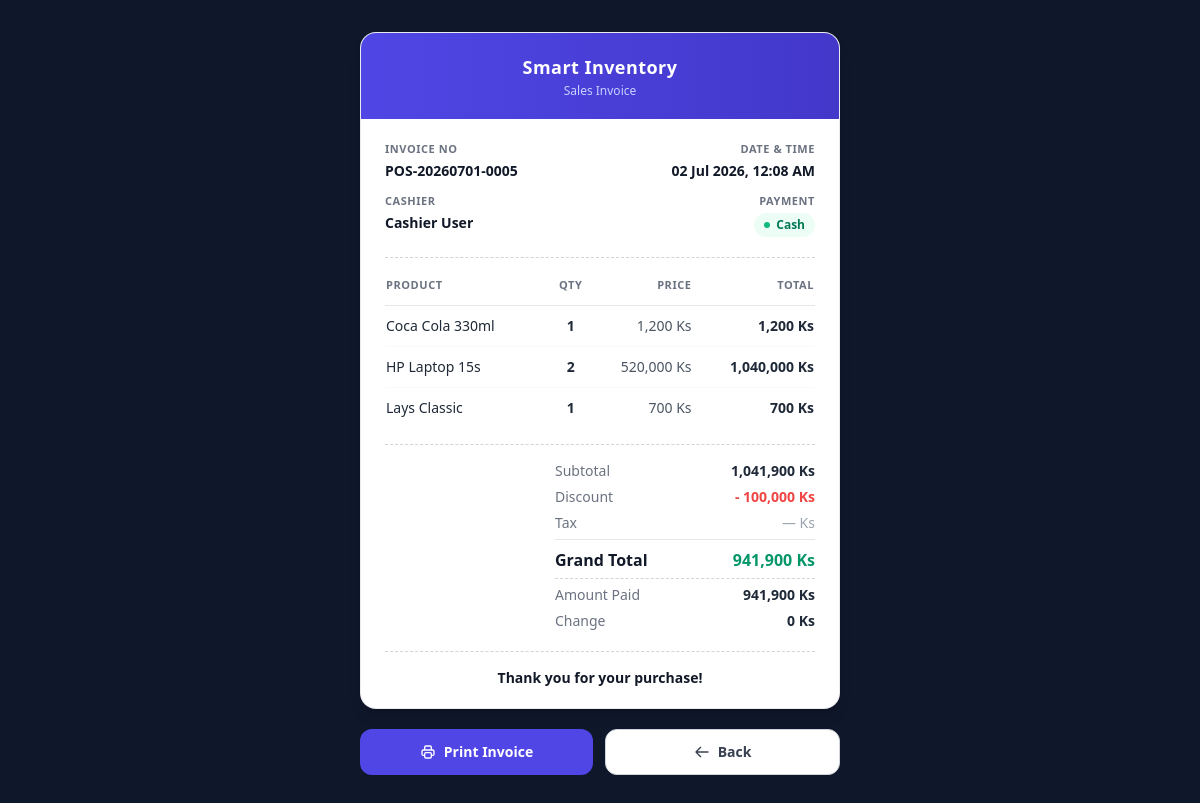
The page /sale/invoice.php?id=5 (signed in) on the database its author committed.
### tables this page shows
CREATE TABLE IF NOT EXISTS sales (
    id INT AUTO_INCREMENT PRIMARY KEY,
    invoice_no VARCHAR(50) NOT NULL,
    user_id INT DEFAULT NULL,
    customer_name VARCHAR(100) DEFAULT 'Walk-in Customer',
    grand_total DECIMAL(10,2) DEFAULT 0.00,
    payment_method ENUM('Cash', 'Card', 'Transfer') DEFAULT 'Cash',
    paid_amount DECIMAL(10,2) DEFAULT 0.00,
    discount DECIMAL(10,2) DEFAULT 0.00,
    sale_date DATETIME DEFAULT CURRENT_TIMESTAMP,
    created_at TIMESTAMP DEFAULT CURRENT_TIMESTAMP,
    FOREIGN KEY (user_id) REFERENCES users(id) ON DELETE SET NULL
);

CREATE TABLE IF NOT EXISTS users (
    id INT AUTO_INCREMENT PRIMARY KEY,
    name VARCHAR(100) NOT NULL,
    username VARCHAR(50) NOT NULL UNIQUE,
    email VARCHAR(100) UNIQUE,
    password VARCHAR(255) NOT NULL,
    role ENUM('admin', 'staff', 'cashier') DEFAULT 'staff',
    status ENUM('Active', 'Inactive') DEFAULT 'Active',
    created_at TIMESTAMP DEFAULT CURRENT_TIMESTAMP
);

CREATE TABLE IF NOT EXISTS sale_details (
    id INT AUTO_INCREMENT PRIMARY KEY,
    sale_id INT NOT NULL,
    product_id INT NOT NULL,
    quantity INT DEFAULT 0,
    purchase_price DECIMAL(10,2) DEFAULT 0.00,
    selling_price DECIMAL(10,2) DEFAULT 0.00,
    subtotal DECIMAL(10,2) DEFAULT 0.00,
    FOREIGN KEY (sale_id) REFERENCES sales(id) ON DELETE CASCADE,
    FOREIGN KEY (product_id) REFERENCES products(id) ON DELETE CASCADE
);

CREATE TABLE IF NOT EXISTS products (
    id INT AUTO_INCREMENT PRIMARY KEY,
    category_id INT NOT NULL,
    supplier_id INT DEFAULT NULL,
    product_name VARCHAR(150) NOT NULL,
    sku VARCHAR(100) UNIQUE,
    barcode VARCHAR(100) DEFAULT NULL,
    brand VARCHAR(100) DEFAULT NULL,
    purchase_price DECIMAL(10,2) DEFAULT 0.00,
    selling_price DECIMAL(10,2) DEFAULT 0.00,
    quantity INT DEFAULT 0,
    minimum_stock INT DEFAULT 5,
    unit VARCHAR(50) DEFAULT 'pcs',
    image VARCHAR(255) DEFAULT NULL,
    description TEXT DEFAULT NULL,
    status ENUM('Active', 'Inactive') DEFAULT 'Active',
    created_at TIMESTAMP DEFAULT CURRENT_TIMESTAMP,
    FOREIGN KEY (category_id) REFERENCES categories(id) ON DELETE CASCADE,
    FOREIGN KEY (supplier_id) REFERENCES suppliers(id) ON DELETE SET NULL
);

### sale/invoice.php (the view, shortened to what this page needs)
<?php
include "../config/database.php";
$sale_id = (int)($_GET['id'] ?? 0);
$sale = mysqli_fetch_assoc(mysqli_query($conn, "
    SELECT s.*, u.name AS cashier
    FROM sales s
    LEFT JOIN users u ON s.user_id = u.id
    WHERE s.id='$sale_id'
"));
$items = mysqli_query($conn, "
    SELECT sd.*, p.product_name
    FROM sale_details sd
    LEFT JOIN products p ON sd.product_id = p.id
    WHERE sd.sale_id='$sale_id'
");
$subtotal = 0;
$item_rows = [];
while ($row = mysqli_fetch_assoc($items)) {
    $subtotal += $row['subtotal'];
    $item_rows[] = $row;
}
$payments = mysqli_query($conn, "
    SELECT * FROM payments
    WHERE sale_id='$sale_id'
    ORDER BY FIELD(payment_method, 'Cash', 'Card', 'Transfer')
");
$payment_details = [];
$total_paid = 0;
if (mysqli_num_rows($payments) > 0) {
    while ($p = mysqli_fetch_assoc($payments)) {
        $payment_details[] = $p;
        $total_paid += $p['amount'];
    }
} else {
    $total_paid = floatval($sale['paid_amount'] ?? $sale['grand_total']);
}
$discount = (float)($sale['discount'] ?? 0);
$grand_total = (float)$sale['grand_total'];
$change = max(0, $total_paid - $grand_total);
?>
<!DOCTYPE html>
<html lang="en">
<head>
    <script src="https://cdn.tailwindcss.com"></script>
</head>
<body class="bg-gray-100 dark:bg-slate-900 min-h-screen flex items-start justify-center p-4 sm:p-6 md:p-8">
    <div class="w-full max-w-[480px] flex flex-col items-center">
        <div id="invoice-area" class="bg-white w-full rounded-2xl shadow-lg border border-gray-200/80 overflow-hidden">
            <div class="bg-gradient-to-r from-indigo-600 to-indigo-700 px-6 py-5 text-center">
                <h1 class="text-lg font-bold text-white tracking-wide">Smart Inventory</h1>
                <p class="text-indigo-200 text-xs mt-0.5">Sales Invoice</p>
            </div>
            <div class="px-6 py-5">
                <div class="grid grid-cols-2 gap-y-2.5 gap-x-4 text-sm mb-5">
                    <div>
                        <p class="text-[11px] font-semibold text-gray-500 uppercase tracking-wider">Invoice No</p>
                        <p class="font-bold text-gray-900 mt-0.5"><?= htmlspecialchars($sale['invoice_no']) ?></p>
                    </div>
                    <div class="text-right">
                        <p class="text-[11px] font-semibold text-gray-500 uppercase tracking-wider">Date & Time</p>
                        <p class="font-semibold text-gray-900 mt-0.5 text-sm"><?= date('d M Y, h:i A', strtotime($sale['sale_date'])) ?></p>
                    </div>
                    <div>
                        <p class="text-[11px] font-semibold text-gray-500 uppercase tracking-wider">Cashier</p>
                        <p class="font-semibold text-gray-900 mt-0.5"><?= htmlspecialchars($sale['cashier'] ?? 'Admin') ?></p>
                    </div>
                    <div class="text-right">
                        <p class="text-[11px] font-semibold text-gray-500 uppercase tracking-wider">Payment</p>
                        <span class="inline-flex items-center gap-1.5 mt-0.5 px-2.5 py-1 bg-emerald-50 text-emerald-700 rounded-full text-xs font-semibold">
                            <span class="w-1.5 h-1.5 rounded-full bg-emerald-500"></span>
                            <?= htmlspecialchars($sale['payment_method'] ?? 'Cash') ?>
                        </span>
                    </div>
                </div>
                <div class="border-t border-dashed border-gray-300 mb-4"></div>
                <table class="w-full text-sm">
                    <thead>
                        <tr class="text-[11px] font-semibold text-gray-500 uppercase tracking-wider border-b border-gray-200">
                            <th class="text-left pb-2.5">Product</th>
                            <th class="text-center pb-2.5">Qty</th>
                            <th class="text-right pb-2.5">Price</th>
                            <th class="text-right pb-2.5">Total</th>
                        </tr>
                    </thead>
                    <tbody>
                        <?php $row_idx = 0; foreach ($item_rows as $item): $row_idx++; ?>
                        <tr class="<?= $row_idx < count($item_rows) ? 'border-b border-gray-50' : '' ?>">
                            <td class="py-2.5 pr-2 font-medium text-gray-800"><?= htmlspecialchars($item['product_name']) ?></td>
                            <td class="py-2.5 text-center font-semibold text-gray-800"><?= (int)$item['quantity'] ?></td>
                            <td class="py-2.5 text-right text-gray-600"><?= number_format((float)$item['selling_price']) ?> Ks</td>
                            <td class="py-2.5 text-right font-semibold text-gray-800"><?= number_format((float)$item['subtotal']) ?> Ks</td>
                        </tr>
                        <?php endforeach; ?>
                    </tbody>
                </table>
                <div class="border-t border-dashed border-gray-300 my-4"></div>
                <div class="space-y-1.5 max-w-[260px] ml-auto">
                    <div class="flex justify-between text-sm">
                        <span class="text-gray-500">Subtotal</span>
                        <span class="font-semibold text-gray-800"><?= number_format($subtotal) ?> Ks</span>
                    </div>
                    <?php if ($discount > 0): ?>
                    <div class="flex justify-between text-sm">
                        <span class="text-gray-500">Discount</span>
                        <span class="font-semibold text-red-500">- <?= number_format($discount) ?> Ks</span>
                    </div>
                    <?php endif; ?>
                    <div class="flex justify-between text-sm">
                        <span class="text-gray-500">Tax</span>
                        <span class="text-gray-400">— Ks</span>
                    </div>
                    <div class="flex justify-between text-base font-bold pt-2 border-t border-gray-200">
                        <span class="text-gray-900">Grand Total</span>
                        <span class="text-emerald-600"><?= number_format($grand_total) ?> Ks</span>
                    </div>
                    <div class="border-t border-dashed border-gray-300 my-2"></div>
                    <div class="flex justify-between text-sm">
                        <span class="text-gray-500">Amount Paid</span>
                        <span class="font-semibold text-gray-800"><?= number_format($total_paid) ?> Ks</span>
                    </div>
                    <div class="flex justify-between text-sm">
                        <span class="text-gray-500">Change</span>
                        <span class="font-semibold <?= $change > 0 ? 'text-emerald-600' : 'text-gray-800' ?>"><?= number_format($change) ?> Ks</span>
                    </div>
                </div>
                <div class="border-t border-dashed border-gray-300 mt-5 pt-4 text-center">
                    <p class="text-sm font-semibold text-gray-900">Thank you for your purchase!</p>
                </div>
            </div>
        </div>
        <div class="flex gap-3 mt-5 w-full no-print">
            <button onclick="window.print()" class="flex-1 bg-indigo-600 hover:bg-indigo-700 text-white text-sm font-semibold py-3 px-5 rounded-xl flex items-center justify-center gap-2 transition active:scale-[0.98] shadow-sm">
                Print Invoice
            </button>
            <a href="history.php" class="flex-1 bg-white border border-gray-300 hover:bg-gray-50 text-gray-700 text-sm font-semibold py-3 px-5 rounded-xl flex items-center justify-center gap-2 transition active:scale-[0.98] shadow-sm">
                <svg class="w-4 h-4" fill="none" stroke="currentColor" viewBox="0 0 24 24"><path stroke-linecap="round" stroke-linejoin="round" stroke-width="2" d="M10 19l-7-7m0 0l7-7m-7 7h18"/></svg>
                Back
            </a>
        </div>
    </div>
</body>
</html>

### rows shown on the page
sales: invoice_no "POS-20260701-0005", sale_date "02 Jul 2026, 12:08 AM", user.name "Cashier User", payment_method "Cash", discount "100,000", grand_total "941,900", paid_amount "941,900", change "0"
sale_details: product.product_name "Coca Cola 330ml", quantity "1", selling_price "1,200", subtotal "1,200"
sale_details: product.product_name "HP Laptop 15s", quantity "2", selling_price "520,000", subtotal "1,040,000"
sale_details: product.product_name "Lays Classic", quantity "1", selling_price "700", subtotal "700"

### other values the page prints
$subtotal "1,041,900"
